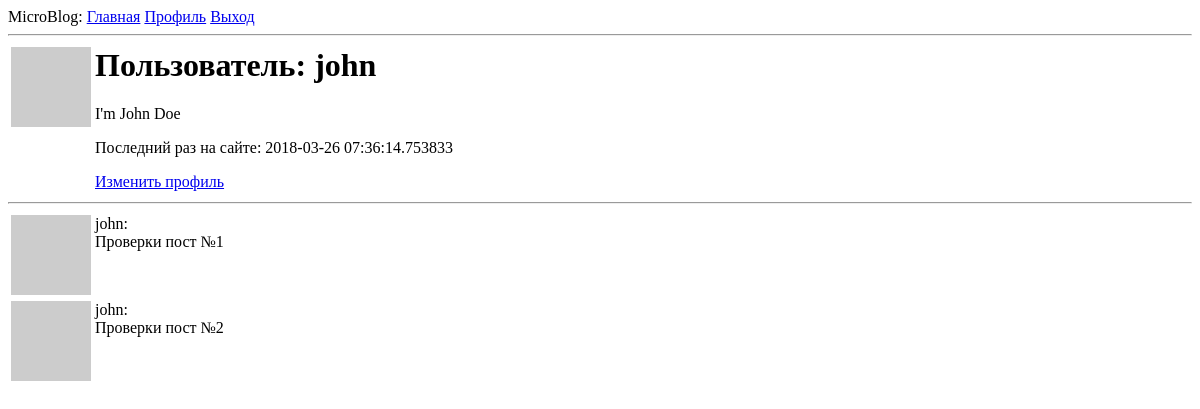
Page /user/john (signed in) on the earlier database version.
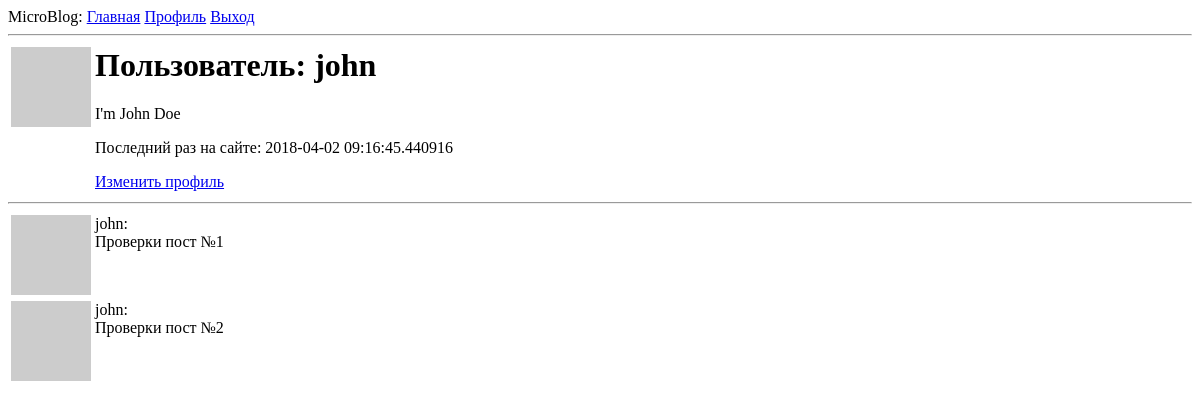
Same page on the later database version.
### app/models.py (models this page shows, shortened)
class User(UserMixin, db.Model):
    id = db.Column(db.Integer, primary_key=True)
    username = db.Column(db.String(64), index=True, unique=True)
    email = db.Column(db.String(120), index=True, unique=True)
    password_hash = db.Column(db.String(128))
    posts = db.relationship('Post', backref='author', lazy='dynamic')
    about_me = db.Column(db.String(140))
    last_seen = db.Column(db.DateTime, default=datetime.utcnow)
    def avatar(self, size):
        digest = md5(self.email.lower().encode('utf-8')).hexdigest()
        return 'https://www.gravatar.com/avatar/{}?d=identicon&s={}'.format(digest, size)

### app/routes.py (the view)
@app.route('/user/<username>')
@login_required
def user(username):
    user = User.query.filter_by(username=username).first_or_404()
    posts = [
        {'author': user, 'body': 'Проверки пост №1'},
        {'author': user, 'body': 'Проверки пост №2'}
    ]
    return render_template('user.html', user=user, posts=posts)

### app/models.py (called while the page is built)
@login.user_loader
def load_user(id):
    return User.query.get(int(id))

### app/routes.py (called while the page is built)
@app.before_request
def before_request():
    if current_user.is_authenticated:
        current_user.last_seen = datetime.utcnow()
        db.session.commit()

### app/templates/user.html
{% extends "base.html" %}
{% block content %}
    <table>
        <tr valign="top">
            <td><img src="{{ user.avatar(128) }}" alt="{{ user.username }}"></td>
            <td>
                <h1>Пользователь: {{ user.username }}</h1>
                {% if user.about_me %}<p>{{ user.about_me }}</p>{% endif %}
                {% if user.last_seen %}<p>Последний раз на сайте: {{ user.last_seen }}</p>{% endif %}
                {% if user == current_user %}
                    <p><a href="{{ url_for('edit_profile') }}">Изменить профиль</a></p>
                {% endif %}
            </td>
        </tr>
    </table>
    <hr>
    {% for post in posts %}
        {% include '_post.html' %}
    {% endfor %}
{% endblock %}

### app/templates/base.html (shortened to what this page needs)
<html>
<head>
</head>
<body>
    <div>
        MicroBlog:
        <a href="{{ url_for('index') }}">Главная</a>
        {% if current_user.is_anonymous %}
        <a href="{{ url_for('login') }}">Вход</a>
        {% else %}
        <a href="{{ url_for('user', username=current_user.username) }}">Профиль</a>
        <a href="{{ url_for('logout') }}">Выход</a>
        {% endif %}
    </div>
    <hr>
    {% block content %}{% endblock %}
</body>
</html>

### app/templates/_post.html
<table>
    <tr valign="top">
        <td><img src="{{ post.author.avatar(36) }}" alt=""></td>
        <td>{{ post.author.username }}: <br>{{ post.body }}</td>
    </tr>
</table>

Differences in the rows shown:
changed User "john": last_seen "2018-03-26 07:36:14.753833" → "2018-04-02 09:16:45.440916"
